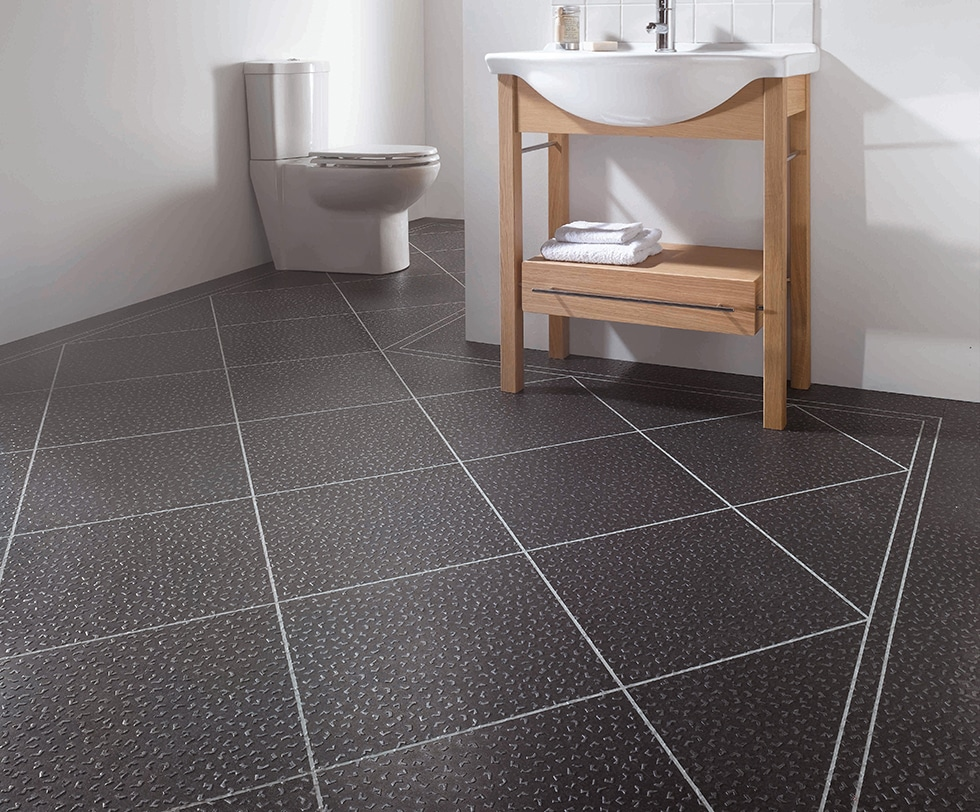
#> input picture sample_code/3_homography/images/floor.jpg, 980 x 812 px
$ python perspective2.py
#> lines starting #> are read from the running program, lines starting #| are printed output that depends on the picture
import numpy as np
import cv2

def cross_norm(vec1,vec2):
    ret = np.cross(vec1,vec2)
    return ret /ret[2]

img_ori = cv2.imread("images/floor.jpg")
#> img_ori is the input picture: shape (812, 980, 3); mean B, G, R 112.9, 113.2, 120
img = img_ori.copy()
ori_pts = np.array(((254,497,1),(461,462,1),(277,605,1),(525,552,1)))

dst = [[254,497],[397,497],[254,640],[397,640]]
ori = [[254,497],[461,462],[277,605],[525,552]]

cv2.line(img,tuple(ori_pts[0,:2]),tuple(ori_pts[1,:2]),(0,255,0),5)
cv2.line(img,tuple(ori_pts[2,:2]),tuple(ori_pts[3,:2]),(0,255,0),5)
cv2.line(img,tuple(ori_pts[0,:2]),tuple(ori_pts[2,:2]),(0,0,255),5)
cv2.line(img,tuple(ori_pts[1,:2]),tuple(ori_pts[3,:2]),(0,0,255),5)

l11 = cross_norm(ori_pts[0],ori_pts[1])
l12 = cross_norm(ori_pts[2],ori_pts[3])
pInf1 = cross_norm(l11,l12)

l21 = cross_norm(ori_pts[0],ori_pts[2])
l22 = cross_norm(ori_pts[1],ori_pts[3])
pInf2 = cross_norm(l21,l22)
lInf = cross_norm(pInf1,pInf2)
print(lInf)
print(pInf1,pInf2)
cv2.line(img,tuple(ori_pts[0,:2]),tuple(pInf1[:2].astype(int)),(0,255,255),2)
cv2.line(img,tuple(ori_pts[2,:2]),tuple(pInf1[:2].astype(int)),(0,255,255),2)
cv2.line(img,tuple(ori_pts[2,:2]),tuple(pInf2[:2].astype(int)),(255,100,100),2)
cv2.line(img,tuple(ori_pts[3,:2]),tuple(pInf2[:2].astype(int)),(255,100,100),2)
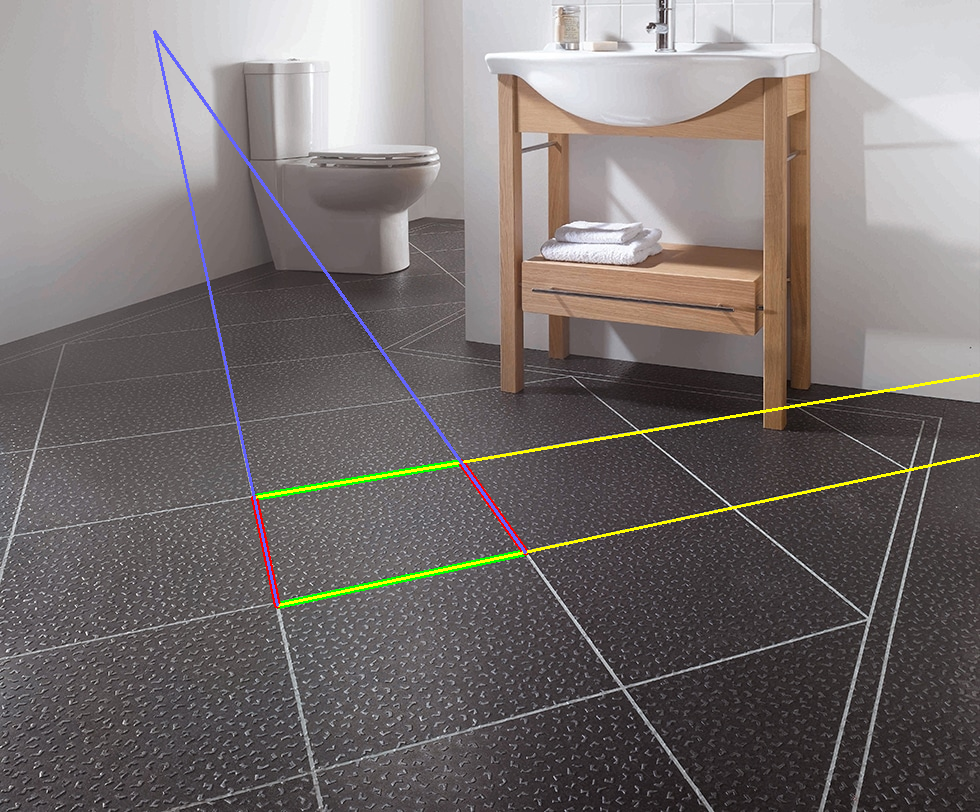
#> img: shape (812, 980, 3); mean B, G, R 112.5, 114, 120.4
# [5 lines of commented-out code are left out]
H, status = cv2.findHomography(np.array(ori),np.array(dst))
print("H", H)


img_out = cv2.warpPerspective(img, H, (img_ori.shape[1],img_ori.shape[0]))
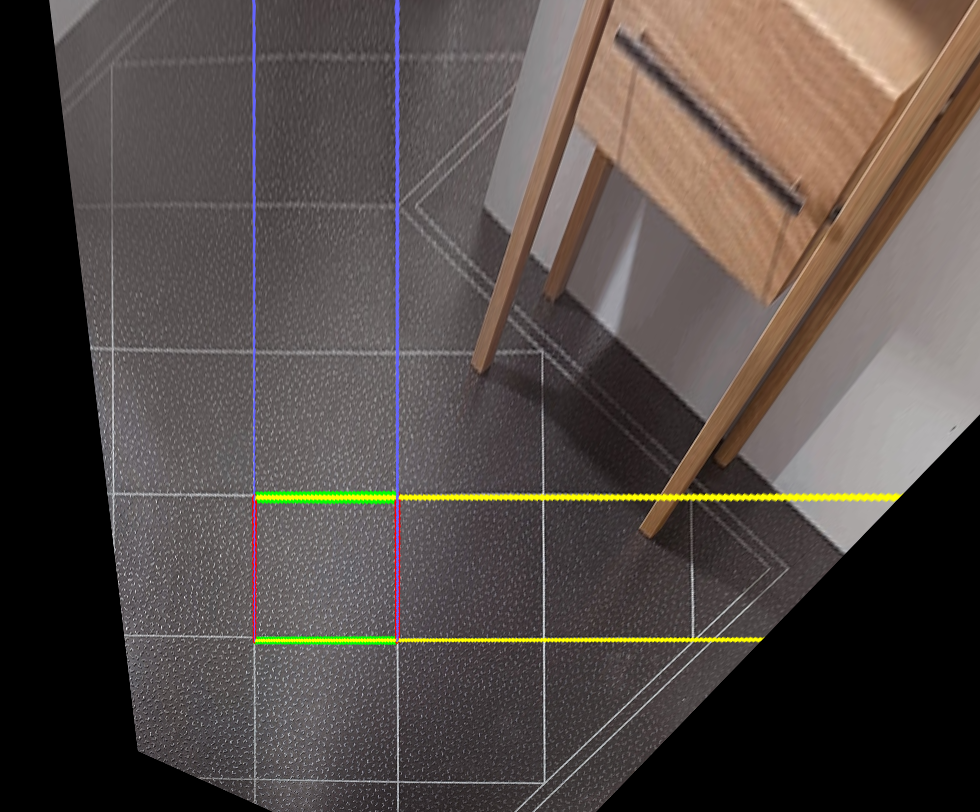
#> img_out: shape (812, 980, 3); mean B, G, R 72.1, 76.6, 85.2
vis = np.concatenate((img,img_out),axis=1)
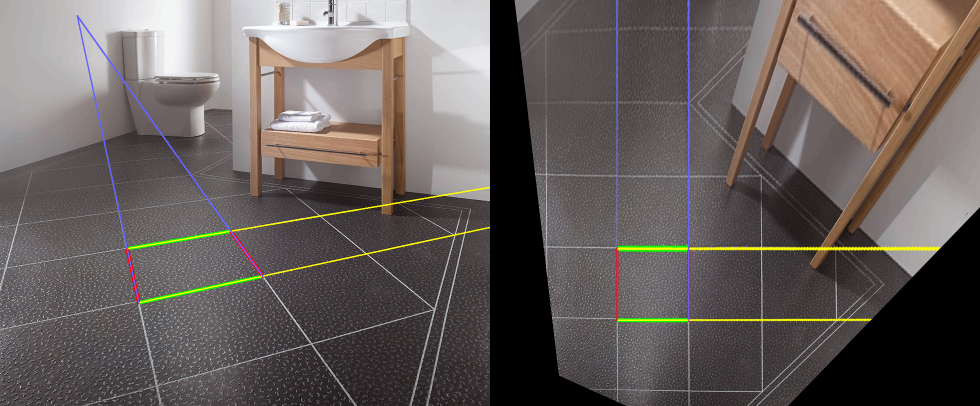
#> vis: shape (812, 1960, 3) (shown at 1/2 size); mean B, G, R 92.3, 95.3, 102.8
cv2.imshow("img",vis)
cv2.waitKey(0)

$ run again, with sample_code/3_homography/images/building.jpg copied over sample_code/3_homography/images/floor.jpg
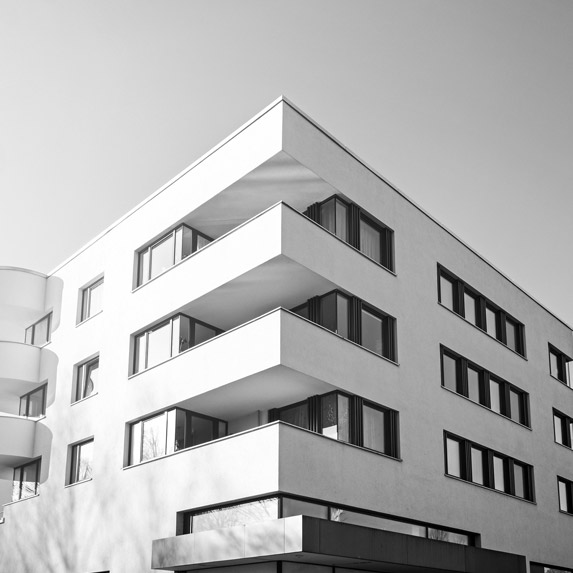
#> input picture sample_code/3_homography/images/building.jpg, 573 x 573 px
#> img_ori is the input picture: shape (573, 573, 3); min 0, max 255, mean 177
#> `img_out = cv2.warpPerspective(img, H, (img_ori.shape[1],img_ori.shape[..`:
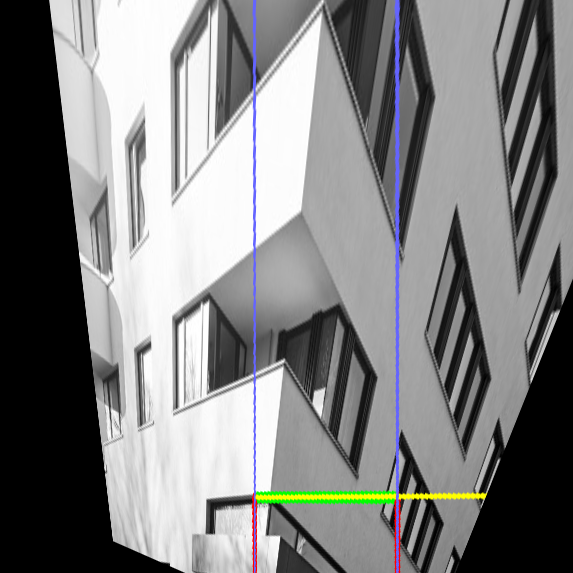
#> img_out: shape (573, 573, 3); mean B, G, R 129.2, 129.3, 128.8
#> `vis = np.concatenate((img,img_out),axis=1)`:
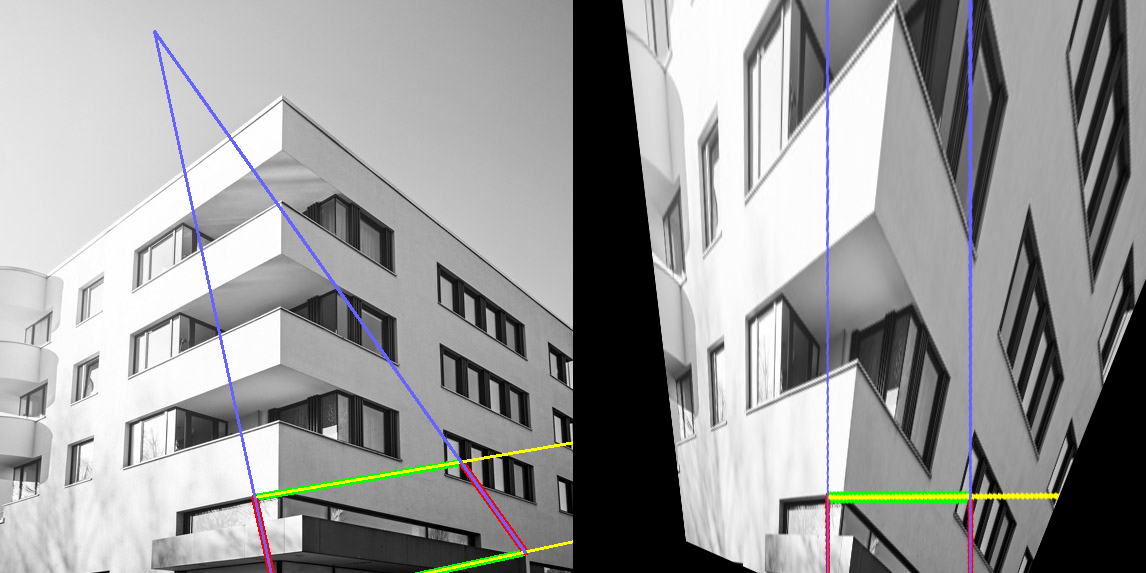
#> vis: shape (573, 1146, 3); mean B, G, R 152.9, 153.1, 152.7

$ run again, with sample_code/3_homography/images/left01.jpg copied over sample_code/3_homography/images/floor.jpg
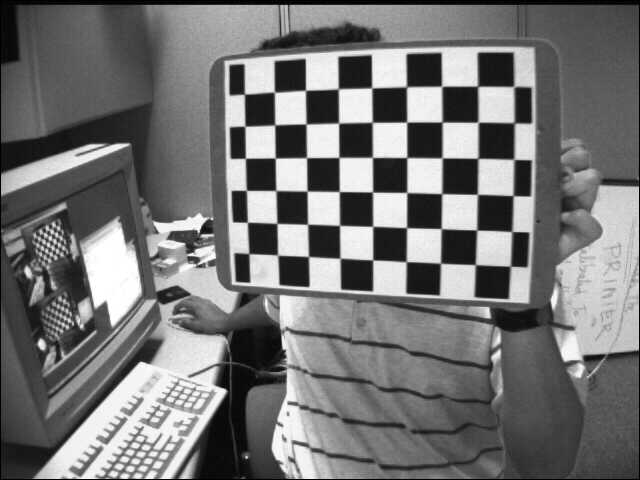
#> input picture sample_code/3_homography/images/left01.jpg, 640 x 480 px
#> img_ori is the input picture: shape (480, 640, 3); min 0, max 255, mean 116.6
#> `img_out = cv2.warpPerspective(img, H, (img_ori.shape[1],img_ori.shape[..`:
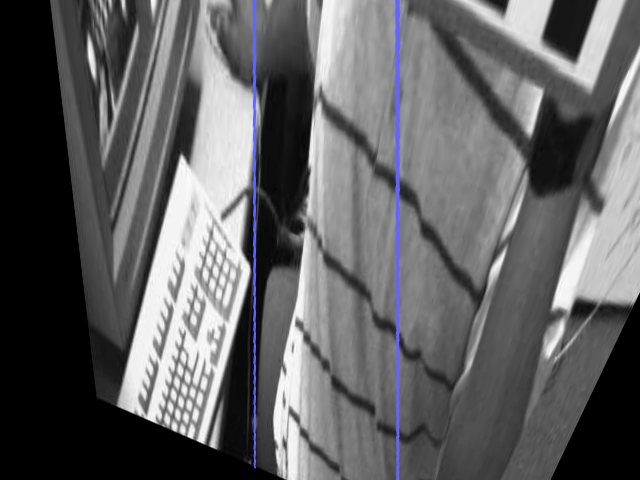
#> img_out: shape (480, 640, 3); mean B, G, R 99, 97.5, 97.5
#> `vis = np.concatenate((img,img_out),axis=1)`:
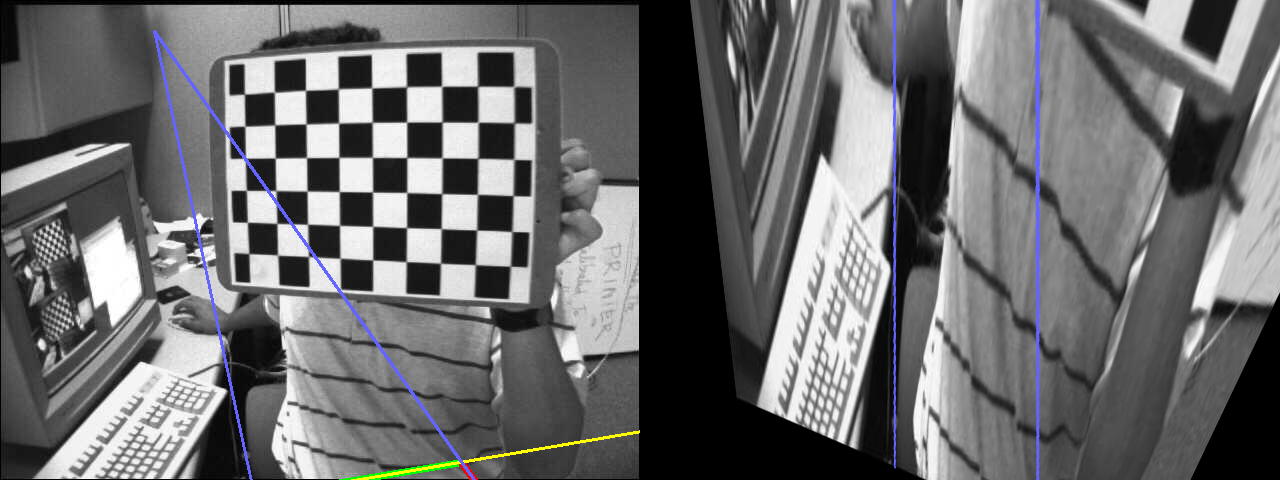
#> vis: shape (480, 1280, 3); mean B, G, R 108.3, 107.3, 107.2

$ run again, with sample_code/3_homography/images/left02.jpg copied over sample_code/3_homography/images/floor.jpg
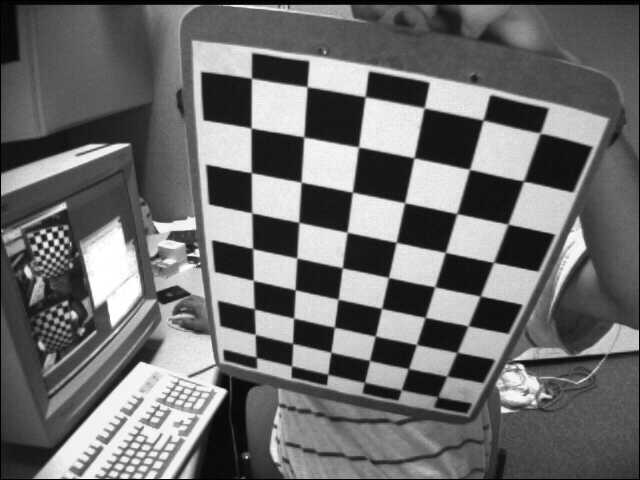
#> input picture sample_code/3_homography/images/left02.jpg, 640 x 480 px
#> img_ori is the input picture: shape (480, 640, 3); min 0, max 255, mean 109
#> `img_out = cv2.warpPerspective(img, H, (img_ori.shape[1],img_ori.shape[..`:
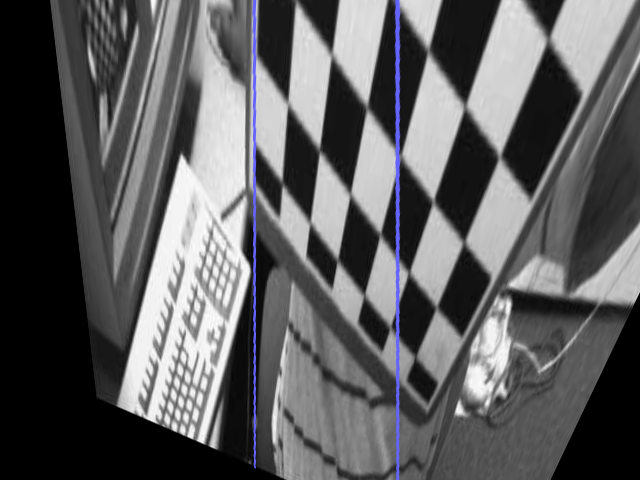
#> img_out: shape (480, 640, 3); mean B, G, R 95.7, 94.2, 94.2
#> `vis = np.concatenate((img,img_out),axis=1)`:
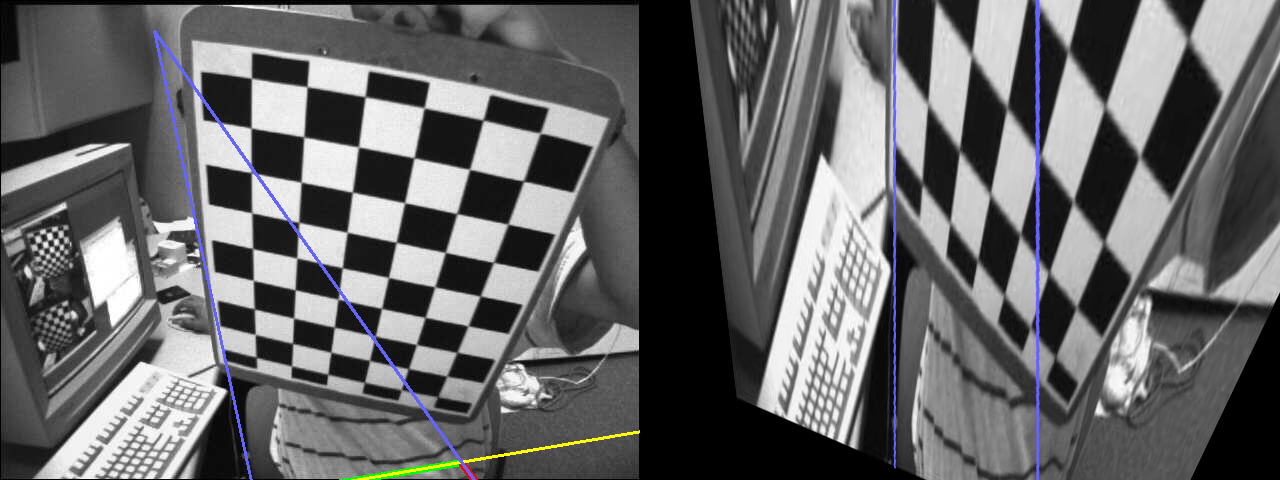
#> vis: shape (480, 1280, 3); mean B, G, R 102.9, 101.9, 101.7
